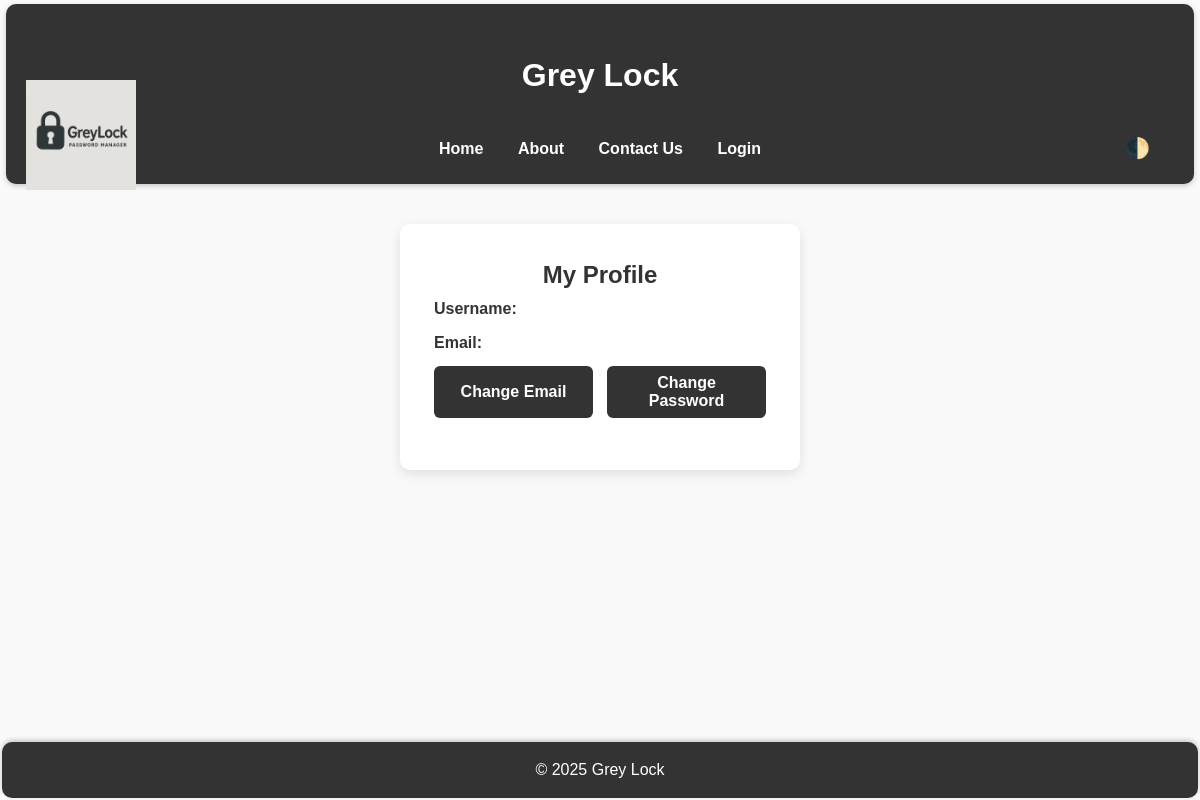
Before: /profile.php (signed in) with the older database file.
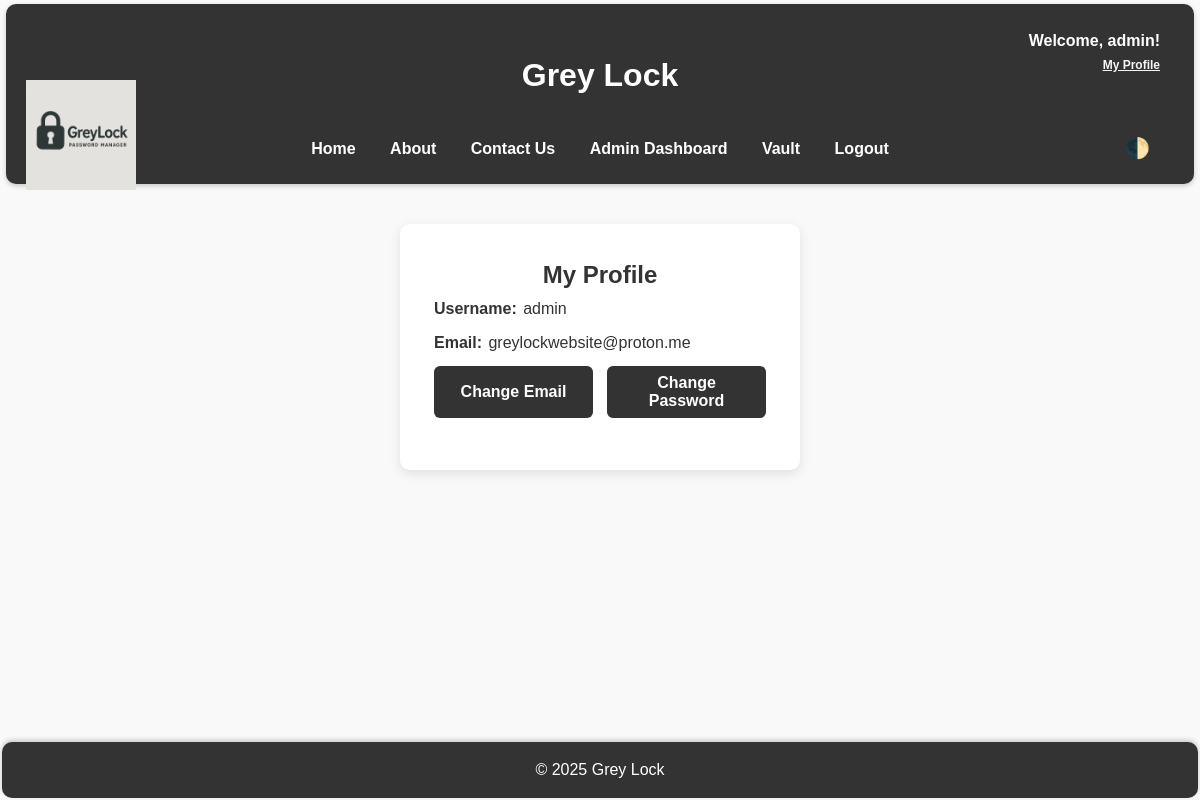
After: the same page with the newer database file.
### tables this page shows
CREATE TABLE `users` (
  `id` int(11) NOT NULL,
  `username` varchar(50) NOT NULL,
  `password` varchar(255) NOT NULL,
  `email` varchar(100) NOT NULL,
  `created_at` timestamp NOT NULL DEFAULT current_timestamp(),
  `updated_at` timestamp NOT NULL DEFAULT current_timestamp() ON UPDATE current_timestamp(),
  `blocked` tinyint(1) NOT NULL DEFAULT 0,
  `is_admin` tinyint(1) NOT NULL DEFAULT 0
);

### public/profile.php (the view, shortened to what this page needs)
<?php
require '../includes/dbh.inc.php';
require '../includes/header.php';
$stmt = $pdo->prepare("SELECT username, email, password FROM users WHERE id = ?");
$stmt->execute([$_SESSION['user_id']]);
$user = $stmt->fetch(PDO::FETCH_ASSOC);
?>
<!DOCTYPE html>
<html>
<head>
    <link rel="stylesheet" type="text/css" href="assets/css/profile.css">
</head>
<body>
    <div class="profile-container">
        <h2>My Profile</h2>
        <p><strong>Username:</strong> <?= htmlspecialchars($user['username']) ?></p>
        <p><strong>Email:</strong> <?= htmlspecialchars($user['email']) ?></p>
        <div class="profile-action-btns">
            <button type="button" onclick="showForm('email')">Change Email</button>
            <button type="button" onclick="showForm('password')">Change Password</button>
        </div>
    </div>
    <footer>
        &copy; 2025 Grey Lock
    </footer>
</body>
</html>

### includes/header.php (shortened to what this page needs)
<?php
$username = null;
$is_admin = false;
if (isset($_SESSION['user_id'])) {
    require 'dbh.inc.php';
    $stmt = $pdo->prepare("SELECT username, is_admin FROM users WHERE id = :user_id");
    $stmt->bindParam(':user_id', $_SESSION['user_id'], PDO::PARAM_INT);
    $stmt->execute();
    $user = $stmt->fetch(PDO::FETCH_ASSOC);
    $username = $user['username'] ?? null;
    $is_admin = !empty($user['is_admin']);
}
?>
<header>
    <img src="assets/logo.png" alt="Grey Lock Logo">
   <?php if ($username): ?>
        <div class="user-info-header">
            <span class="welcome-message">Welcome, <?= htmlspecialchars($username) ?>!</span>
            <a href="profile.php" class="profile-link">My Profile</a>
        </div>
    <?php endif; ?>
    <br>
    <h1>Grey Lock</h1>
    <br>
    <nav>
        <a href="/websites/GreyLock/Web-Based-Password-Manager-GreyLock/project/public/">Home</a>
        <a href="/websites/GreyLock/Web-Based-Password-Manager-GreyLock/project/public/about">About</a>
        <a href="/websites/GreyLock/Web-Based-Password-Manager-GreyLock/project/public/contact">Contact Us</a>
        <?php if ($is_admin): ?>
        <a href="/websites/GreyLock/Web-Based-Password-Manager-GreyLock/project/public/dashboard.php">Admin Dashboard</a>
        <?php endif; ?>
        <?php if ($username): ?>
            <a href="/websites/GreyLock/Web-Based-Password-Manager-GreyLock/project/public/password_vault">Vault</a>
            <a href="/websites/GreyLock/Web-Based-Password-Manager-GreyLock/project/public/logout">Logout</a>
        <?php else: ?>
            <a href="/websites/GreyLock/Web-Based-Password-Manager-GreyLock/project/public/login">Login</a>
        <?php endif; ?>
        <div class="darkmode-btn-container">
            <button id="darkMode" title="Dark Mode">🌓</button>
        </div>
    </nav>
</header>

### public/assets/CSS/profile.css (style rules this page uses)
.profile-container { max-width: 400px; margin: 40px auto; background: #fff; padding: 30px; box-shadow: 0 4px 12px rgba(0,0,0,0.1); }
.profile-container h2, .profile-container h3 { text-align: center; }
.profile-container p { margin-bottom: 8px; font-size: 16px; }
.profile-action-btns { display: flex; gap: 10px; margin-bottom: 20px; }
.profile-action-btns button { padding: 10px 0; width: 50%; border: none; border-radius: 0; background: #333; color: #fff; font-weight: bold; font-size: 16px; cursor: pointer; transition: background 0.2s; }

### public/assets/CSS/home.css (style rules this page uses)
* { margin: 2px; padding: 0; border-radius: 10px; box-sizing: border-box; }
body { font-family: Arial, sans-serif; background: #f9f9f9; color: #333; line-height: 1.6; }
header { background: #333; color: #fff; padding: 20px; text-align: center; position: sticky; top: 0; z-index: 1000; box-shadow: 0 2px 5px rgba(0, 0, 0, 0.2); }
header img { position: absolute; top: 76px; left: 20px; width: 110px; height: 110px; object-fit: cover; background: #fff; border-radius: 0; box-shadow: 10 4px 12px rgba(0,0,0,0.12); z-index: 20; margin: 0; }
header h1 { font-size: 32px; margin: 0; }
header nav { margin-top: 10px; }
header nav a { color: #fff; margin: 0 15px; text-decoration: none; font-weight: bold; transition: color 0.3s ease; }
.user-info-header { position: absolute; top: 20px; right: 30px; display: flex; flex-direction: column; align-items: flex-end; z-index: 10; }
.user-info-header .welcome-message { font-size: 16px; color: #fff; font-weight: bold; margin-bottom: 2px; }
.user-info-header .profile-link { color: #f5f5f6; font-weight: bold; text-decoration: underline; font-size: 12px; margin-top: 0; }
button { background: #838383; color: #fff; border: none; padding: 10px 20px; cursor: pointer; font-size: 16px; border-radius: 4px; transition: background 0.3s ease; }
footer { background: #333; color: #fff; text-align: center; padding: 15px; position: fixed; bottom: 0; box-shadow: 0 -2px 5px rgba(0, 0, 0, 0.2); margin: 2px; left: 0; right: 0; }
.darkmode-btn-container { position: absolute; right: 20px; bottom: 10px; z-index: 1100; }
#darkMode { background: none; border: none; font-size: 20px; cursor: pointer; color: #fff; }

### public/profile.php (style rules this page uses)
.profile-action-btns { display: flex; gap: 10px; margin-bottom: 20px; }
.profile-action-btns button { padding: 8px 16px; border-radius: 6px; border: none; background: #333; color: #fff; cursor: pointer; font-weight: bold; }

Changed rows visible on the page:
added users: username "admin", email "greylockwebsite@proton.me"
Other visible differences:
text no longer shown: "Login"
text now shown: "Welcome, ! My Profile Admin Dashboard Vault Logout"
